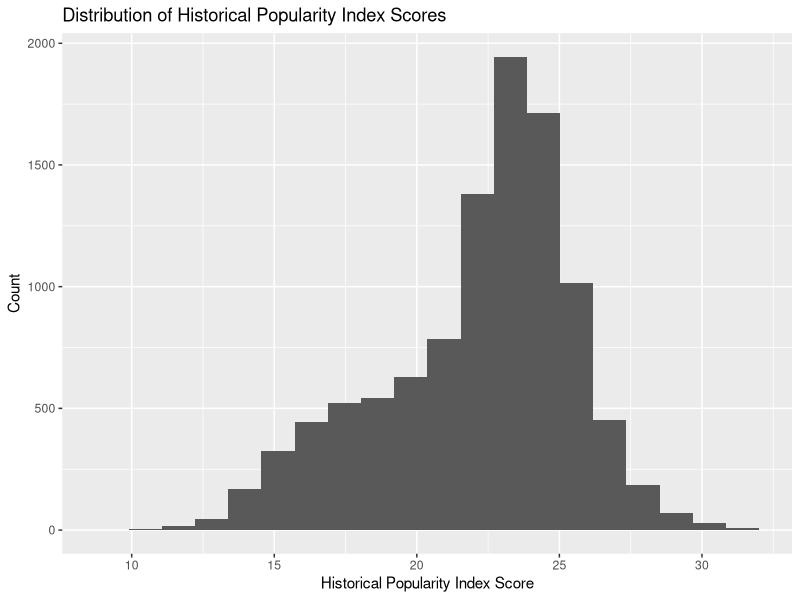
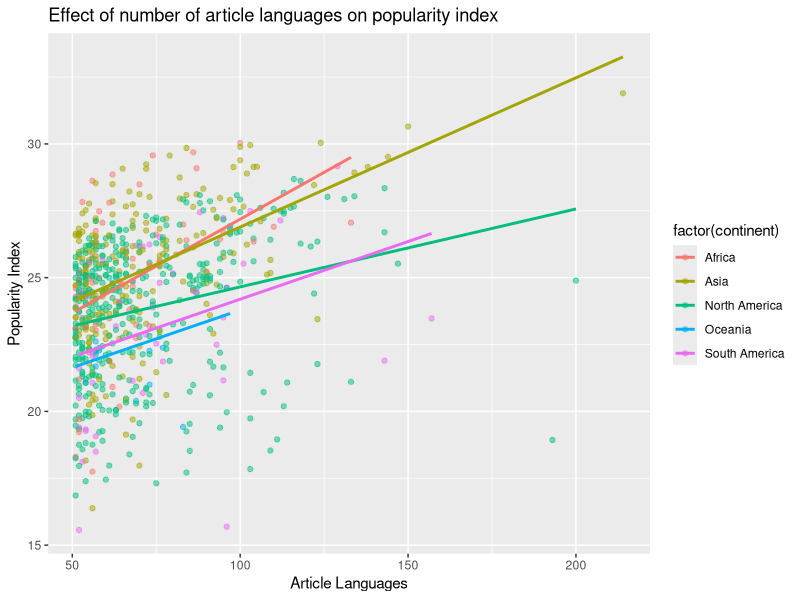

Source code (R) for these figures, in order:
## ---- chunk 1
knitr::opts_chunk$set(echo = FALSE)
## ---- chunk 2
library(tidyverse)
library(broom)
## ---- chunk 3
panth <- read_csv("data/cdatabase.csv",
                  na = c("Unknown", "1237?", "530s"))
## ---- chunk 4
panth_mod <- na.omit(panth)

panth_mod %>%
  ncol()

panth_mod %>%
  nrow()
## ---- chunk 5
panth_mod %>%
  count(sex)
## ---- chunk 6
panth_mod %>%
  ggplot(mapping = aes(x = historical_popularity_index)) +
  geom_histogram(bins = 20) + 
  labs(title = "Distribution of Historical Popularity Index Scores", y = "Count", 
       x = "Historical Popularity Index Score")

panth_mod %>%
  summarise(mean = mean(historical_popularity_index), 
            median = median(historical_popularity_index), 
            sd = sd(historical_popularity_index))
## ---- chunk 7
m_pop_sex <- lm(historical_popularity_index ~ sex , data = panth_mod)
tidy(m_pop_sex) %>%
  select(term, estimate)
## ---- chunk 8
glance(m_pop_sex)$r.squared
## ---- chunk 9
panth_mod %>%
  filter(continent != "Europe",
         article_languages > 50)%>%
  ggplot(mapping = aes(y = historical_popularity_index, x = article_languages,
                       color = factor(continent))) + geom_point(alpha = .5) + 
    geom_smooth(method = "lm", se = FALSE)+
    labs(x = "Article Languages", y = "Popularity Index", 
    title = "Effect of number of article languages on popularity index") 
    
## ---- chunk 10
m_full <- lm(historical_popularity_index ~ sex +
               domain +
               article_languages +
               continent +
               continent * article_languages,
             data = panth_mod)
tidy(m_full) %>%
  select(term, estimate)
## ---- chunk 11
glance(m_full)$r.squared
## ---- chunk 12
selected_model <- step(m_full, direction = "backward")

tidy(selected_model) %>%
  select(term, estimate)

glance(m_full)$AIC
